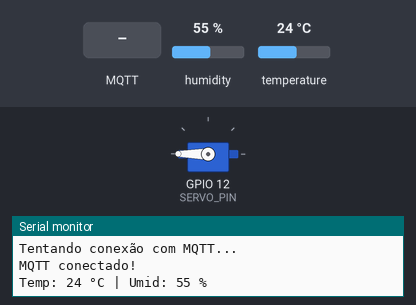
The sketch below on a simulated ESP32. Shown: servo, the last lines printed to the serial monitor. The test bench sets the inputs (shaded band); at power-on: humidity 55 %, temperature 24 °C. WiFi joins after 1.5 s; servers stay silent unless stated; no MQTT or app messages arrive unless stated.

Above: at 2.7 s.
2.8 s: MQTT message "SERVO:" arrives on the first subscribed topic
At 3.3 s:
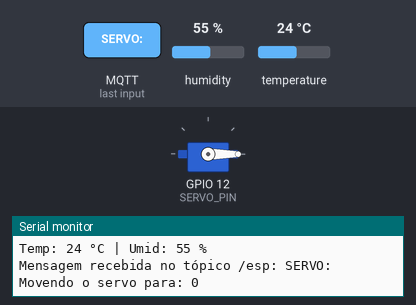
4.3 s: MQTT message "5" arrives on the first subscribed topic
Timing chart, 0 to 7.3 s (numbered marks = the images above; inputs shaded):
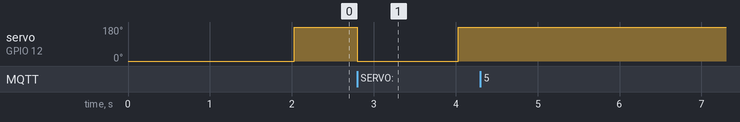

Measured:
- after the input at 2.8 s, servo on GPIO 12 (SERVO_PIN): 180° → 0° at once, → 180° 1.2 s later

The sketch:

TCC_Agrotec-V1.4.ino
```cpp
#include <DFRobot_DHT11.h>
#include <WiFi.h>
#include <PubSubClient.h>
#include <ESP32Servo.h>

// ====== DEFINIÇÕES ======
#define DHT11_PIN 13
#define SERVO_PIN 12
#define REPORTING_PERIOD_MS 2000

DFRobot_DHT11 DHT;
Servo servoMotor;

const char* ssid = "Samsung Galaxy A03";
const char* password = "Michel!@2025";

WiFiClient Agrotec;
PubSubClient client(Agrotec);

const char* mqtt_server = "18.233.6.18";
const uint16_t mqtt_port = 1883;
const char* mqtt_topic = "/esp";
const char* mqtt_name = "Agrotec";
const char* mqtt_user = "Michel";
const char* mqtt_password = "Agrotec@1152025";

uint32_t tsLastReport = 0;
String toprint;

// ====== SETUP ======
void setup() {
  Serial.begin(115200);
  setup_wifi();

  client.setServer(mqtt_server, mqtt_port);
  client.setCallback(callback);

  servoMotor.attach(SERVO_PIN);
  servoMotor.write(0); // posição inicial
}

// ====== LOOP PRINCIPAL ======
void loop() {
  if (!client.connected()) {
    reconnect();
  }

  client.loop();

  uint32_t now = millis();
  if (now - tsLastReport > REPORTING_PERIOD_MS) {
    tsLastReport = now;

    DHT.read(DHT11_PIN);

    Serial.print("Temp: ");
    Serial.print(DHT.temperature);
    Serial.print(" °C | Umid: ");
    Serial.print(DHT.humidity);
    Serial.println(" %");

    // Envia temperatura
    toprint = String(DHT.temperature);
    client.publish("/temp", toprint.c_str());

    // Envia umidade
    toprint = String(DHT.humidity);
    client.publish("/umid", toprint.c_str());

    // Controle automático do servo
    if (DHT.temperature <= 60) {
      servoMotor.write(180);
    } else {
      servoMotor.write(90);
    }
  }
}

// ====== CONEXÃO WI-FI ======
void setup_wifi() {
  Serial.print("Conectando ao Wi-Fi: ");
  Serial.println(ssid);
  WiFi.begin(ssid, password);

  while (WiFi.status() != WL_CONNECTED) {
    delay(500);
    Serial.print(".");
  }

  Serial.println("\nWiFi conectado!");
  Serial.print("Endereço IP: ");
  Serial.println(WiFi.localIP());
}

// ====== RECONEXÃO MQTT ======
void reconnect() {
  while (!client.connected()) {
    Serial.println("Tentando conexão com MQTT...");

    if (client.connect(mqtt_name, mqtt_user, mqtt_password)) {
      Serial.println("MQTT conectado!");
      client.subscribe(mqtt_topic);
    } else {
      Serial.print("Falhou. Código: ");
      Serial.print(client.state());
      Serial.println(" Tentando novamente em 5 segundos...");
      delay(5000);
    }
  }
}

// ====== CALLBACK MQTT ======
void callback(char* topic, byte* message, unsigned int length) {
  Serial.print("Mensagem recebida no tópico ");
  Serial.print(topic);
  Serial.print(": ");

  String messageTemp;
  for (unsigned int i = 0; i < length; i++) {
    messageTemp += (char)message[i];
  }
  Serial.println(messageTemp);

  if (String(topic) == mqtt_topic) {
    if (messageTemp == "REBOOT") {
      Serial.println("Reiniciando ESP...");
      ESP.restart();
    } else if (messageTemp.startsWith("SERVO:")) {
      int angulo = messageTemp.substring(6).toInt();
      Serial.print("Movendo o servo para: ");
      Serial.println(angulo);
      servoMotor.write(angulo);
    }
  }
}
```
